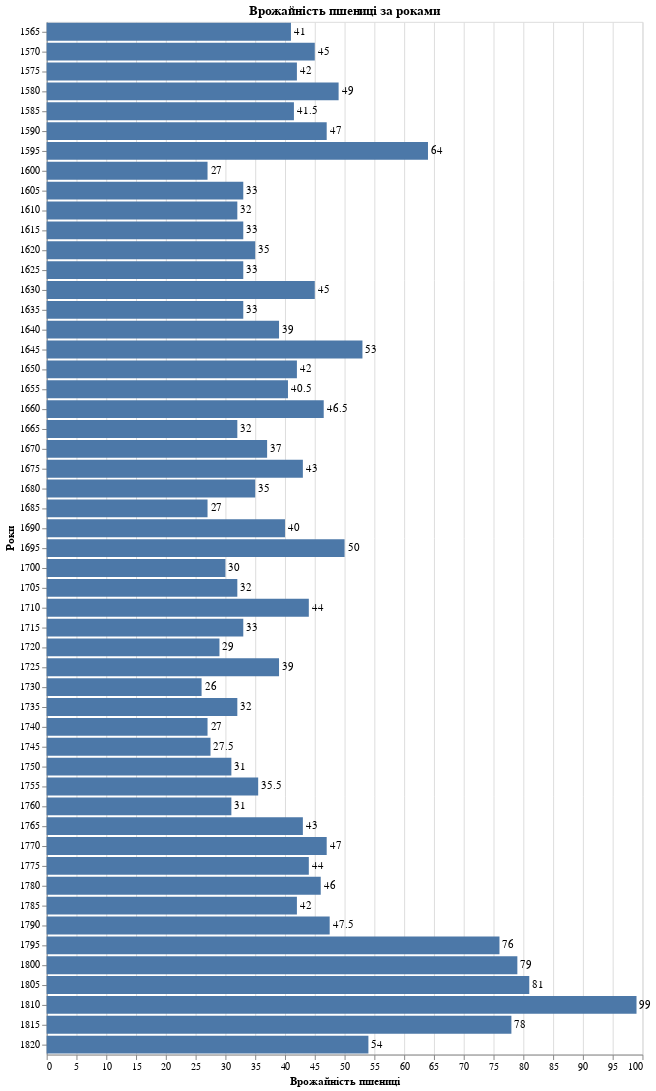

Here is the notebook cell this chart was saved with:
### Code cell
# Завантаження даних про врожайність пшениці
wheat_data = data.wheat()

# Побудова горизонтальної діаграми з мітками
chart = alt.Chart(wheat_data).mark_bar().encode(
    x=alt.X('wheat:Q', title='Врожайність пшениці'),  # Вісь x для врожайності пшениці
    y=alt.Y('year:O', title='Роки'),  # Вісь y для років
    text='wheat:Q',  # Текстові мітки з врожайністю пшениці
).properties(
    width=600,
    title='Врожайність пшениці за роками'
)

# Додавання текстових міток до стовпчиків
text = chart.mark_text(
    align='left',
    baseline='middle',
    dx=3  # Відстань між текстом та стовпчиком
).encode(
    text='wheat:Q'
)

# Об'єднання графіка та текстових міток
final_chart = chart + text
final_chart

### Figure 1 — Vega-Lite specification as saved in the notebook (floating-point values rounded to 4 significant figures)
{"config": {"view": {"continuousWidth": 300, "continuousHeight": 300}}, "layer": [{"mark": {"type": "bar"}, "encoding": {"text": {"field": "wheat", "type": "quantitative"}, "x": {"field": "wheat", "title": "Врожайність пшениці", "type": "quantitative"}, "y": {"field": "year", "title": "Роки", "type": "ordinal"}}, "title": "Врожайність пшениці за роками"}, {"mark": {"type": "text", "align": "left", "baseline": "middle", "dx": 3}, "encoding": {"text": {"field": "wheat", "type": "quantitative"}, "x": {"field": "wheat", "title": "Врожайність пшениці", "type": "quantitative"}, "y": {"field": "year", "title": "Роки", "type": "ordinal"}}, "title": "Врожайність пшениці за роками"}], "data": {"name": "data-76d1ce26ea5761007c35827e1564d86c"}, "width": 600, "$schema": "https://vega.github.io/schema/vega-lite/v5.15.1.json", "datasets": {"data-76d1ce26ea5761007c35827e1564d86c": [{"year": 1565, "wheat": 41.0, "wages": 5.0}, {"year": 1570, "wheat": 45.0, "wages": 5.05}, {"year": 1575, "wheat": 42.0, "wages": 5.08}, {"year": 1580, "wheat": 49.0, "wages": 5.12}, {"year": 1585, "wheat": 41.5, "wages": 5.15}, {"year": 1590, "wheat": 47.0, "wages": 5.25}, {"year": 1595, "wheat": 64.0, "wages": 5.54}, {"year": 1600, "wheat": 27.0, "wages": 5.61}, {"year": 1605, "wheat": 33.0, "wages": 5.69}, {"year": 1610, "wheat": 32.0, "wages": 5.78}, {"year": 1615, "wheat": 33.0, "wages": 5.94}, {"year": 1620, "wheat": 35.0, "wages": 6.01}, {"year": 1625, "wheat": 33.0, "wages": 6.12}, {"year": 1630, "wheat": 45.0, "wages": 6.22}, {"year": 1635, "wheat": 33.0, "wages": 6.3}, {"year": 1640, "wheat": 39.0, "wages": 6.37}, {"year": 1645, "wheat": 53.0, "wages": 6.45}, {"year": 1650, "wheat": 42.0, "wages": 6.5}, {"year": 1655, "wheat": 40.5, "wages": 6.6}, {"year": 1660, "wheat": 46.5, "wages": 6.75}, {"year": 1665, "wheat": 32.0, "wages": 6.8}, {"year": 1670, "wheat": 37.0, "wages": 6.9}, {"year": 1675, "wheat": 43.0, "wages": 7.0}, {"year": 1680, "wheat": 35.0, "wages": 7.3}, {"year": 1685, "wheat": 27.0, "wages": 7.6}, {"year": 1690, "wheat": 40.0, "wages": 8.0}, {"year": 1695, "wheat": 50.0, "wages": 8.5}, {"year": 1700, "wheat": 30.0, "wages": 9.0}, {"year": 1705, "wheat": 32.0, "wages": 10.0}, {"year": 1710, "wheat": 44.0, "wages": 11.0}, {"year": 1715, "wheat": 33.0, "wages": 11.75}, {"year": 1720, "wheat": 29.0, "wages": 12.5}, {"year": 1725, "wheat": 39.0, "wages": 13.0}, {"year": 1730, "wheat": 26.0, "wages": 13.3}, {"year": 1735, "wheat": 32.0, "wages": 13.6}, {"year": 1740, "wheat": 27.0, "wages": 14.0}, {"year": 1745, "wheat": 27.5, "wages": 14.5}, {"year": 1750, "wheat": 31.0, "wages": 15.0}, {"year": 1755, "wheat": 35.5, "wages": 15.7}, {"year": 1760, "wheat": 31.0, "wages": 16.5}, {"year": 1765, "wheat": 43.0, "wages": 17.6}, {"year": 1770, "wheat": 47.0, "wages": 18.5}, {"year": 1775, "wheat": 44.0, "wages": 19.5}, {"year": 1780, "wheat": 46.0, "wages": 21.0}, {"year": 1785, "wheat": 42.0, "wages": 23.0}, {"year": 1790, "wheat": 47.5, "wages": 25.5}, {"year": 1795, "wheat": 76.0, "wages": 27.5}, {"year": 1800, "wheat": 79.0, "wages": 28.5}, {"year": 1805, "wheat": 81.0, "wages": 29.5}, {"year": 1810, "wheat": 99.0, "wages": 30.0}, {"year": 1815, "wheat": 78.0, "wages": null}, {"year": 1820, "wheat": 54.0, "wages": null}]}}
